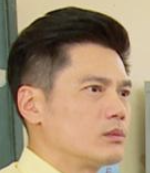
#> input picture face/image 1 복사본.png, 150 x 173 px; its folder holds 4 pictures in this run
$ python HeadClassification.py
#> lines starting #> are read from the running program, lines starting #| are printed output that depends on the picture
from sklearn.neighbors import KNeighborsClassifier
from sklearn.model_selection import train_test_split
import numpy as np
import cv2
import glob
import re


def main():
    face, backHead = data_load() # face_label = 0 / backHead_label = 1
    print("face dataset = %d, back head dataset = %d" % (len(face), len(backHead)))

    trainI_idx, testI_idx, trainL, testL = train_test_split(
        face + backHead, [0] * len(face) + [1] * len(backHead), test_size=0.25, random_state=41)
    trainI = [img[0].flatten() for img in trainI_idx]
    testI_flatten = [img[0].flatten() for img in testI_idx]
    testI = [img[0] for img in testI_idx]
    trainIdx = [img[1] for img in trainI_idx]
    testIdx = [img[1] for img in testI_idx]

    # Training & Result
    knn = KNeighborsClassifier(n_neighbors=2)
    knn.fit(trainI, trainL)
    print("KNN Accuracy = ", knn.score(testI_flatten, testL) * 100) # 79.06976744186046

    # Find misclassified images
    predictL = knn.predict(testI_flatten)
    count = 0
    for i in range(len(testL)):
        if predictL[i] != testL[i]:
            save_file = "misclassified_KNN/"
            cv2.imwrite(save_file + testIdx[i], testI[i])
            count += 1

    print("%d images out of %d images are misclassified" % (count, len(testL)))

def data_load():
    faceImages = [] # label = 0
    backHeadImages = [] # label = 1
    for img in glob.glob("face/*.png"):
        temp = cv2.imread(img)
#> temp is the input picture: shape (173, 150, 3); mean B, G, R 109, 137.1, 160.4
        # temp = cv2.cvtColor(temp, cv2.COLOR_BGR2GRAY)
        faceImages.append((resize_image(np.asarray(temp)), re.sub(r'[^0-9]', '', img) + ".png"))
#> in resize_image, `return cv2.resize(image, size, interpolation=cv2.INTER_AREA)`:
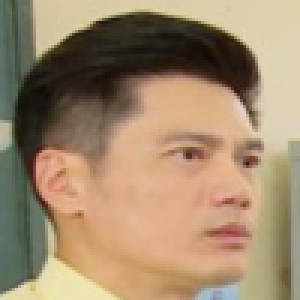
#> returned value: shape (100, 100, 3) (shown 3 times larger); mean of channels 0, 1, 2 109, 137.1, 160.4; drawn as B, G, R
#> pass 2 of the loop in data_load, `for img in glob.glob("face/*.png"):`:
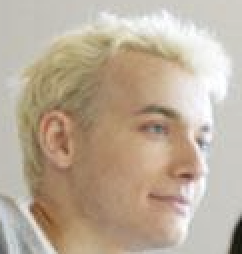
#> input picture face/image 1.png, 121 x 127 px (shown 2 times larger)
#> in data_load, temp is the input picture: shape (127, 121, 3); mean B, G, R 153.1, 171.9, 187.7
#> in resize_image (call 2), `return cv2.resize(image, size, interpolation=cv2.INTER_AREA)`:
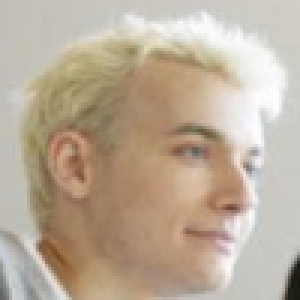
#> returned value: shape (100, 100, 3) (shown 3 times larger); mean of channels 0, 1, 2 153.1, 171.9, 187.7; drawn as B, G, R
#> pass 3 of the loop in data_load, `for img in glob.glob("face/*.png"):`:
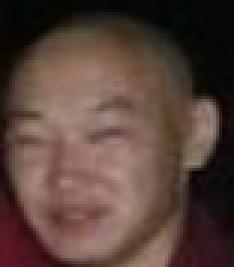
#> input picture face/image 10 복사본.png, 78 x 89 px (shown 3 times larger)
#> in data_load, temp is the input picture: shape (89, 78, 3); mean B, G, R 58.5, 66.2, 88.2
#> in resize_image (call 3), `return cv2.resize(image, size, interpolation=cv2.INTER_AREA)`:
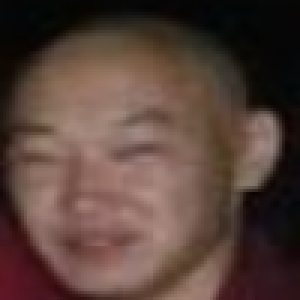
#> returned value: shape (100, 100, 3) (shown 3 times larger); mean of channels 0, 1, 2 58.4, 66.1, 88.1; drawn as B, G, R
#> the loop made 4 passes; the first 3 are shown
    for img in glob.glob("backHead/*.png"):
        temp = cv2.imread(img)
        # temp = cv2.cvtColor(temp, cv2.COLOR_BGR2GRAY)
        backHeadImages.append((resize_image(np.asarray(temp)), re.sub(r'[^0-9]', '', img) + ".png"))
    return faceImages, backHeadImages

def resize_image(image, size=(100, 100)):
    return cv2.resize(image, size, interpolation=cv2.INTER_AREA)


if __name__ == '__main__':
    main()
